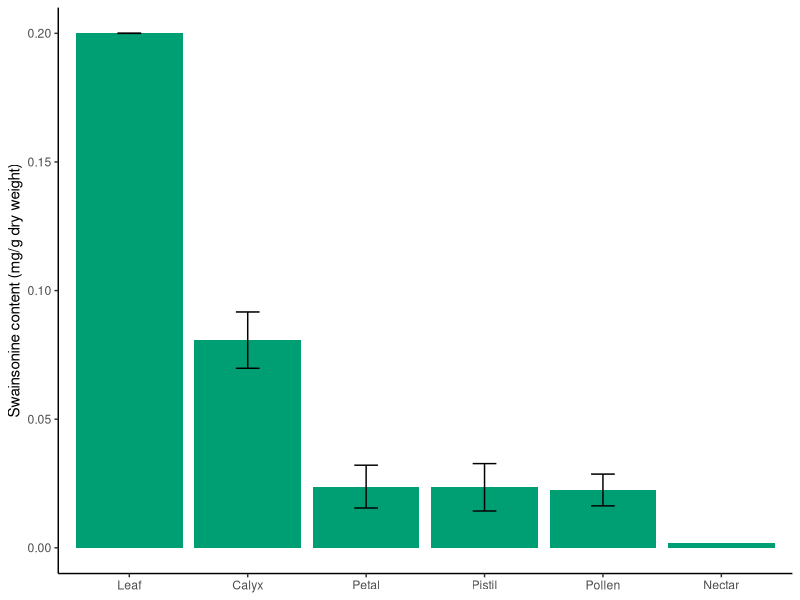
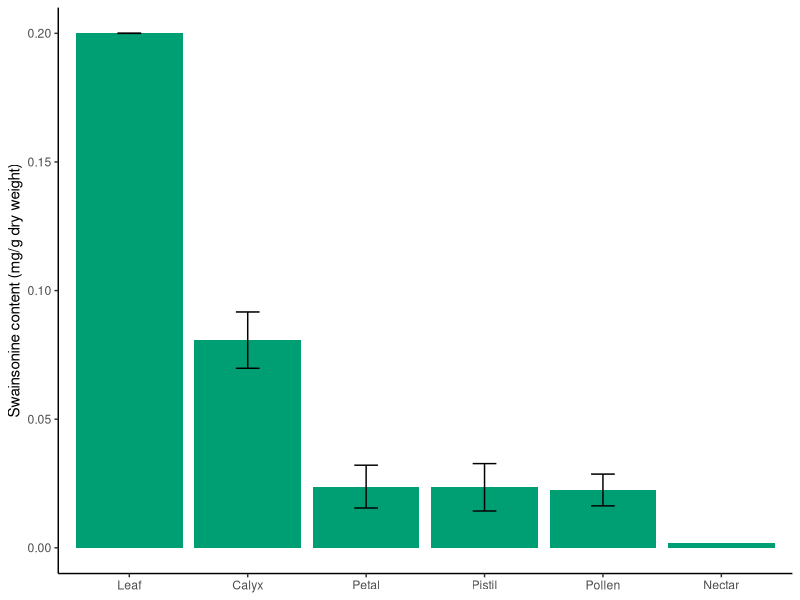

Recreate these plots in R, in order.
library(dplyr)
library(ggplot2)

df <- data.frame(
  flower_part = c("Leaf", "Calyx", "Petal", "Pistil", "Pollen", "Nectar"),
  swainsonine = c(0.2, 0.0807461, 0.02380279, 0.02353042, 0.02248456, 0.002),
  SE          = c(0.0000008, 0.010938, 0.00832, 0.009213, 0.00617, NA)
)

df$flower_part <- factor(df$flower_part, 
                         levels = c("Leaf", "Calyx", "Petal", 
                                    "Pistil", "Pollen", "Nectar"))

bar_colors <- colorRampPalette(c("#009E73", "#009E73"))(6)

swa_cont <-
df %>%
  ggplot(aes(x = flower_part, y = swainsonine, fill = flower_part)) +
  geom_bar(stat = "identity") +
  geom_errorbar(aes(ymin = swainsonine - SE, ymax = swainsonine + SE), 
                width = 0.2) +
  scale_fill_manual(values = setNames(bar_colors, levels(df$flower_part))) +
  theme_classic() +
  theme(
    panel.grid = element_blank(),
    axis.line.x = element_line(),
    axis.line.y = element_line(),
    legend.position = "none"
  ) +
  labs(x = NULL,
       y = "Swainsonine content (mg/g dry weight)")
swa_cont

ggsave("figures/Fig4_swa_cont.png", swa_cont,
       width = 6, height = 5, dpi = 300)
